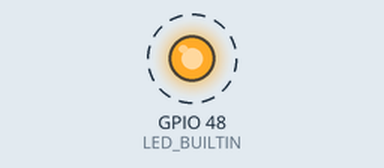
A sketch run on a simulated ESP32-S3. Shown: output pins drawn as LEDs (lit = HIGH). Dashed ring = blinking. What the sketch prints to the serial monitor is not drawn.

Above: at 0.5 s.
Timing chart, 0 to 3.3 s (numbered marks = the images above):
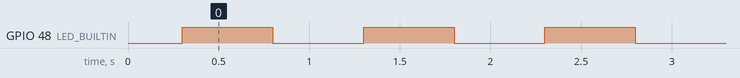

The sketch:

old_settopbox_code.ino
```cpp
#ifndef LED_BUILTIN
#define LED_BUILTIN 48
#endif

const uint32_t BAUD_RATE = 115200;
const uint32_t BLINK_MS = 500;

void setup() {
  pinMode(LED_BUILTIN, OUTPUT);
  Serial.begin(BAUD_RATE);
  delay(300);
  Serial.println("ESP32-S3 test start");
}

void loop() {
  digitalWrite(LED_BUILTIN, HIGH);
  Serial.println("LED ON");
  delay(BLINK_MS);

  digitalWrite(LED_BUILTIN, LOW);
  Serial.println("LED OFF");
  delay(BLINK_MS);
}
```

Measured:
- by itself, GPIO 48 (LED_BUILTIN): alternates HIGH for 0.50 s and LOW for 0.50 s
